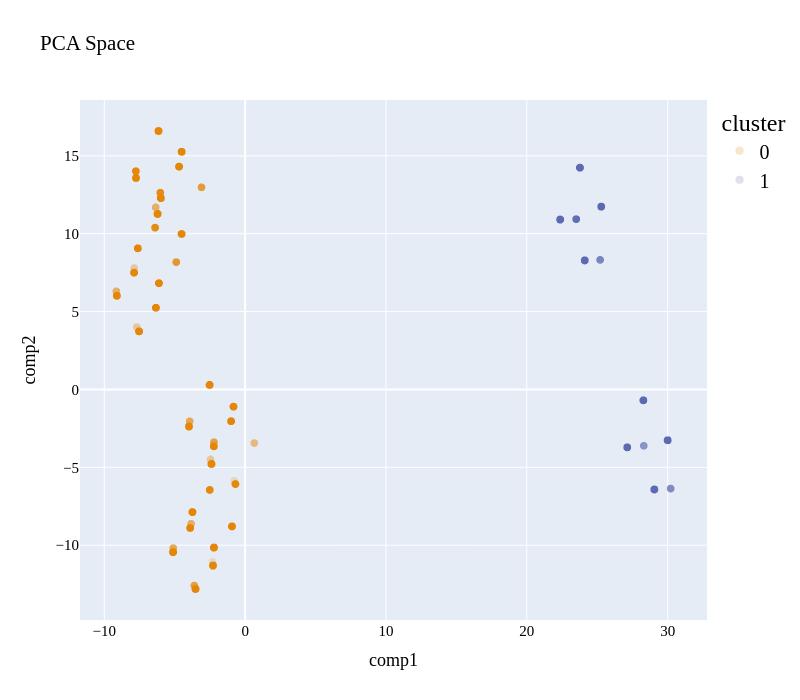

Notebook source saved alongside this figure:
### Code cell
pca_3d_object, df_pca_3d = get_pca_2d(df_embedding_with_out_r, clusters_r)
fig = plot_pca_2d(df_pca_3d, title = "PCA Space", opacity=.2, width_line = 0.1)
print("The variability is :", pca_3d_object.eigenvalues_summary)
fig.show()

### Figure 1 — Plotly figure (JSON) as saved in the notebook; plotly's stock layout.template omitted (floating-point values rounded to 4 significant figures; data arrays with more than 128 entries replaced by an {"elided": "..."} marker saying what was removed)
{"data": [{"hovertemplate": "cluster=0<br>comp1=%{x}<br>comp2=%{y}<extra></extra>", "legendgroup": "0", "marker": {"color": "rgb(229, 134, 6)", "line": {"color": "black", "width": 0.1}, "opacity": 0.2, "size": 8, "symbol": "circle"}, "mode": "markers", "name": "0", "showlegend": true, "type": "scattergl", "x": {"elided": "4132 float values"}, "xaxis": "x", "y": {"elided": "4132 float values"}, "yaxis": "y"}, {"hovertemplate": "cluster=1<br>comp1=%{x}<br>comp2=%{y}<extra></extra>", "legendgroup": "1", "marker": {"color": "rgb(93, 105, 177)", "line": {"color": "black", "width": 0.1}, "opacity": 0.2, "size": 8, "symbol": "circle"}, "mode": "markers", "name": "1", "showlegend": true, "type": "scattergl", "x": {"elided": "763 float values"}, "xaxis": "x", "y": {"elided": "763 float values"}, "yaxis": "y"}], "layout": {"autosize": false, "font": {"color": "black", "family": "Gilroy", "size": 15}, "height": 700, "legend": {"font": {"size": 20}, "title": {"font": {"family": "Times New Roman"}, "text": "cluster"}, "tracegroupgap": 0}, "scene": {"xaxis": {"title": {"font": {"color": "black"}, "text": "comp1"}}, "yaxis": {"title": {"font": {"color": "black"}, "text": "comp2"}}}, "showlegend": true, "title": {"text": "PCA Space"}, "width": 800, "xaxis": {"anchor": "y", "domain": [0, 1], "title": {"text": "comp1"}}, "yaxis": {"anchor": "x", "domain": [0, 1], "title": {"text": "comp2"}}}}
